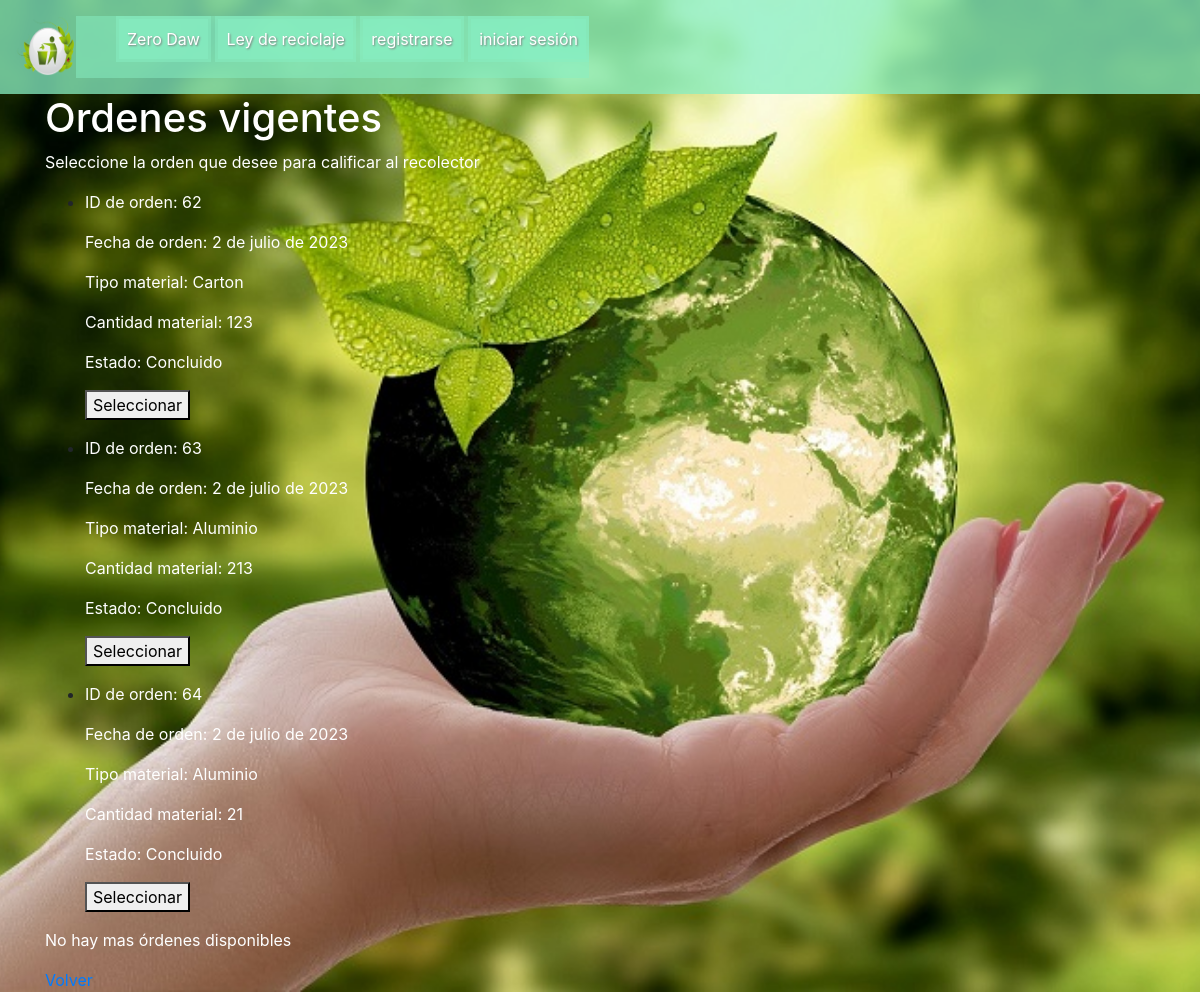
Screenshot of /registro/mostrar_ordenes_calificar_reciclador/ with the database file from the repository.
### Registro/models.py (models this page shows, shortened)
class Orden_reciclaje(models.Model):
    id_user = models.ForeignKey(UserModelo, on_delete=models.CASCADE)
    id_orden = models.AutoField(primary_key=True)
    fecha_orden = models.DateField()
    tipo_material = models.CharField(max_length=200, blank=False, null=True, choices=TIPO_MATERIAL)
    cantidad_material = models.IntegerField()
    latitud_posicion_ciudadano = models.CharField(max_length=200, null=True)
    longitud_posicion_ciudadano = models.CharField(max_length=200, null=True)
    latitud_posicion_recolector = models.CharField(max_length=200, null=True)
    longitud_posicion_recolector = models.CharField(max_length=200, null=True)
    estado = models.CharField(max_length=200, null=True)

### Registro/views.py (the view, shortened to what this page needs)
# urls.py: path('mostrar_ordenes_calificar_reciclador/', MostrarOrdenesCalificarRecolectorView.as_view(), name='mostrar_ordenes_calificar_reciclador'),
class MostrarOrdenesCalificarRecolectorView(ListView):
    model = UserModelo
    template_name = 'Registro/mostrar_ordenes_para_calificar_recolector.html'
    def get_context_data(self, **kwargs):
        context = super().get_context_data(**kwargs)
        context['ordenes'] = Orden_reciclaje.objects.all()
        return context

### templates/Registro/mostrar_ordenes_para_calificar_recolector.html (shortened to what this page needs)
{% extends 'base.html' %}
{% block content %}
<div>
    <h1 class="letras">Ordenes vigentes</h1>
    <p class="letras">Seleccione la orden que desee para calificar al recolector</p>
</div>
{% if ordenes %}
    {% with hay_ordenes_concluidas=False %}
        <ul>
            {% for orden in ordenes %}
                {% if orden.estado == "Concluido" %}
                    {% with hay_ordenes_concluidas=True %}
                        <li>
                            <p class="letras">ID de orden: {{ orden.id_orden }}</p>
                            <p class="letras">Fecha de orden: {{ orden.fecha_orden }}</p>
                            <p class="letras">Tipo material: {{ orden.tipo_material }}</p>
                            <p class="letras">Cantidad material: {{ orden.cantidad_material }}</p>
                            <p class="letras">Estado: {{ orden.estado }}</p>
                            <form method="POST" action="{% url 'agregar_calificacion_recolector_ciudadano2' orden.id_orden %}">
                                <button type="submit">Seleccionar</button>
                            </form>
                        </li>
                    {% endwith %}
                {% endif %}
            {% endfor %}
        </ul>
        {% if not hay_ordenes_disponibles %}
        <p class="letras">No hay mas órdenes disponibles</p>
    {% endif %}
    {% endwith %}
{% else %}
    <h1 class="letras">No hay mas registros de órdenes</h1>
{% endif %}
<a href="{% url 'login' %}">Volver</a>
{% endblock %}

### templates/base.html (shortened to what this page needs)
{% load static %}
<html>
    <head>
        <link rel="stylesheet" href="{% static 'css/estilos.css' %}">
        <link rel="stylesheet" href="{% static 'css/bootstrap.min.css' %}">
        <link rel="stylesheet" href="{% static 'css/fondo.css' %}">
    </head>
    <body>
    {% block navbar %}
    <div class="cabezera">
        <nav id="navbar">
            <div id="navbar-logo">
                <img src="{% static 'images/logo_r.png' %}" alt="logo" style="width: 60px; height: 60px;">
            </div>
            <div id="nav">
                <ul>
                    <li class="nav-item"><a href="{% url 'home' %}">Zero Daw</a></li>
                    {% if not user.is_authenticated %}
                    <li class="nav-item"><a href="{% url 'somos' %}">Ley de reciclaje</a></li>
                    <li class="nav-item"><a href="{% url 'registrar' %}">registrarse</a></li>
                    <li class="nav-item"><a href="{% url 'login' %}">iniciar sesión</a></li>
                    {% endif %}
                </ul>
            </div>
        </nav>
    </div>
    {% endblock %}
    <div class="content container">
        <div class="row">
            <div class="col-md-8">
                {% block content %} {% endblock %}
            </div>
        </div>
    </div>
    </body>
</html>

### static/css/estilos.css (style rules this page uses)
body { background-image: url("images/planeta_limpio.jpg"); background-repeat: no-repeat; background-size: cover; background-position: center; }
#navbar { background-color: rgba(135, 239, 195, 0.5); }
.content { width: 100%; }
#nav { background-color: rgba(135, 239, 195, 0.5); }
#navbar { background-color: rgba(135, 239, 195, 0.5); padding: 1em 1em; display: flex; align-content: center; width: 100%; }
#navbar li, #contact li { background-color: rgba(135, 239, 195, 0.5); list-style-type: none; text-decoration: none; text-align: center; display: inline-block; transition-duration: 0.2s; }
#navbar li a { background-color: rgba(135, 239, 195, 0.5); text-decoration: none; text-align: center; color: white; padding: 8px; margin: 3px 3px; display: inline-block; text-shadow: 1px 1px 2px grey; }

### static/css/fondo.css (style rules this page uses)
body { background-image: url("../images/planeta_limpio.jpg"); background-repeat: no-repeat; background-size: cover; background-position: center; }
.letras { color: white; }
.cabezera { background-color: rgba(135, 239, 195, 0.5); }
#navbar { background-color: rgba(135, 239, 195, 0.5); }

### rows the page displays
Orden_reciclaje: id_orden "62", fecha_orden "2 de julio de 2023", tipo_material "Carton", cantidad_material "123", estado "Concluido"
Orden_reciclaje: id_orden "63", fecha_orden "2 de julio de 2023", tipo_material "Aluminio", cantidad_material "213", estado "Concluido"
Orden_reciclaje: id_orden "64", fecha_orden "2 de julio de 2023", tipo_material "Aluminio", cantidad_material "21", estado "Concluido"
